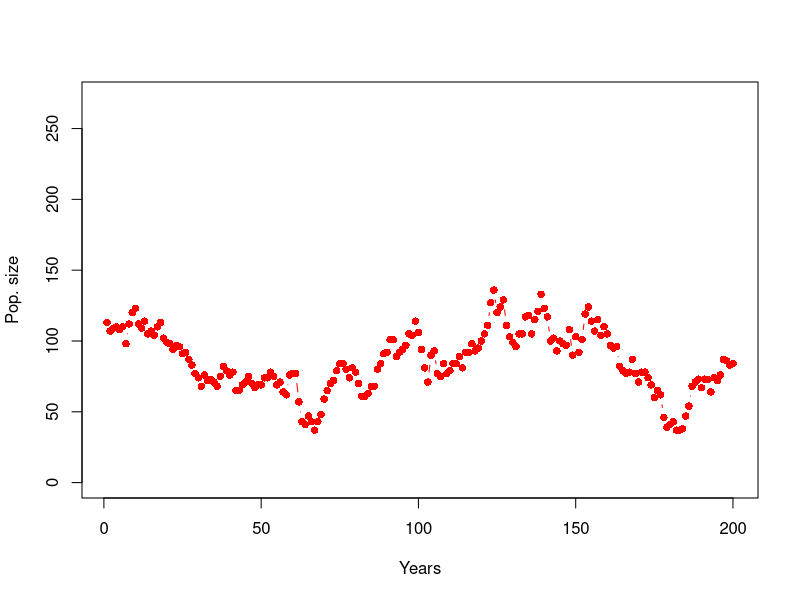

R code for this plot:
# Individual-based simulation

IND_ACT = function(age, fec, psuv){
    # Reproduction
    no_offspring = rpois(n = 1, lambda = fec)
    no_new_n1 = rbinom(1, size = no_offspring, prob = psuv)
    new_n1 = rep(1, no_new_n1)
    
    # Try to survive
    if (runif(1) < psuv){
      # Survives and ages
      age = age + 1
      if (age > 6){ age = NA } # Caps max age at 6
    } else {
      # Dies
      age = NA
    }
    
  # Returns new adults and individual
  return(c(new_n1, age))
} 

DYN = function(n0, FinalYear, fec, psuv){
  ### Initialization
  Population = rep(1, n0)
  PopulationSize = rep(0, FinalYear)
  
  for (year in 1:FinalYear){
    NextPopulation = c()
    
    for(i in 1:length(Population)){
      # Append to NextPopulation all "families"
      NextPopulation = c(NextPopulation, IND_ACT(age = Population[i], fec = fec, psuv = psuv))
    }
    
    Population = NextPopulation[!is.na(NextPopulation)]
    PopulationSize[year] = length(Population)
    
    if( length(Population) == 0 ){ break } # Population went extinct
    if( length(Population) > 100000 ){ break } # Population skyrocketed
  }

  return(PopulationSize)
}

# Runs one simulation with a set of parameters
sim = DYN(n0 = 100, FinalYear = 200, fec = 1.02, psuv = 0.5)

# Plots the output of the simulation
plot(x = 1:length(sim), y = sim,
     type = "b",
     col = "red", pch = 16, 
     ylim = c(0, 2*max(sim)),
     xlab = "Years", ylab = "Pop. size")

